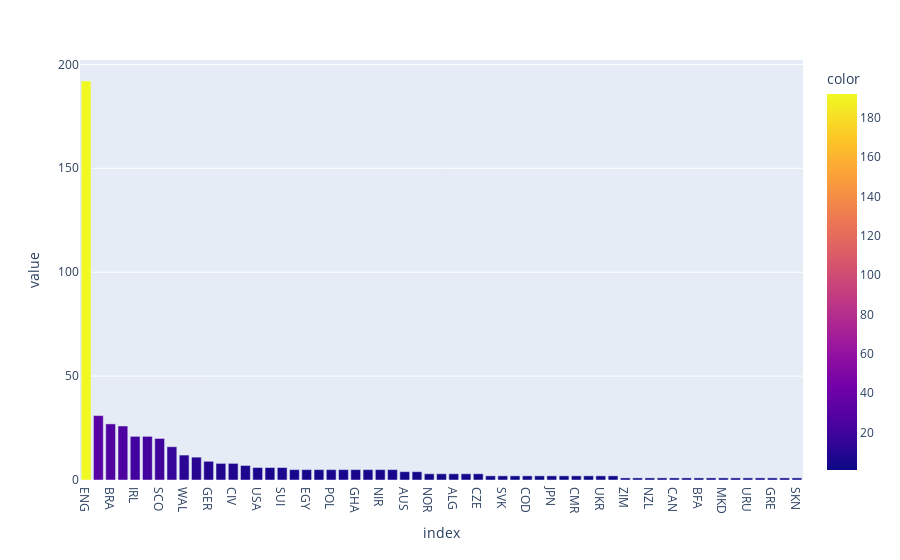

The code cell stored with this chart in its notebook:
### Code cell
px.bar(nat, color= nat)

### Figure 1 — Plotly figure (JSON) as saved in the notebook; plotly's stock layout.template omitted (floating-point values rounded to 4 significant figures)
{"data": [{"alignmentgroup": "True", "hovertemplate": "index=%{x}<br>value=%{y}<br>color=%{marker.color}<extra></extra>", "legendgroup": "", "marker": {"color": [192, 31, 27, 26, 21, 21, 20, 16, 12, 11, 9, 8, 8, 7, 6, 6, 6, 5, 5, 5, 5, 5, 5, 5, 5, 5, 4, 4, 3, 3, 3, 3, 3, 2, 2, 2, 2, 2, 2, 2, 2, 2, 2, 2, 1, 1, 1, 1, 1, 1, 1, 1, 1, 1, 1, 1, 1, 1, 1], "coloraxis": "coloraxis", "pattern": {"shape": ""}}, "name": "", "offsetgroup": "", "orientation": "v", "showlegend": false, "textposition": "auto", "type": "bar", "x": ["ENG", "FRA", "BRA", "ESP", "IRL", "POR", "SCO", "NED", "WAL", "BEL", "GER", "ARG", "CIV", "NGA", "USA", "DEN", "SUI", "SEN", "EGY", "ITA", "POL", "SWE", "GHA", "COL", "NIR", "TUR", "AUS", "SRB", "NOR", "ISL", "ALG", "JAM", "CZE", "GAB", "SVK", "MLI", "COD", "PAR", "JPN", "RSA", "CMR", "CRO", "UKR", "MAR", "ZIM", "MTN", "NZL", "IRN", "CAN", "MEX", "BFA", "AUT", "MKD", "BIH", "URU", "GUI", "GRE", "KOR", "SKN"], "xaxis": "x", "y": [192, 31, 27, 26, 21, 21, 20, 16, 12, 11, 9, 8, 8, 7, 6, 6, 6, 5, 5, 5, 5, 5, 5, 5, 5, 5, 4, 4, 3, 3, 3, 3, 3, 2, 2, 2, 2, 2, 2, 2, 2, 2, 2, 2, 1, 1, 1, 1, 1, 1, 1, 1, 1, 1, 1, 1, 1, 1, 1], "yaxis": "y"}], "layout": {"barmode": "relative", "coloraxis": {"colorbar": {"title": {"text": "color"}}, "colorscale": [[0, "#0d0887"], [0.1111, "#46039f"], [0.2222, "#7201a8"], [0.3333, "#9c179e"], [0.4444, "#bd3786"], [0.5556, "#d8576b"], [0.6667, "#ed7953"], [0.7778, "#fb9f3a"], [0.8889, "#fdca26"], [1, "#f0f921"]]}, "legend": {"tracegroupgap": 0}, "margin": {"t": 60}, "xaxis": {"anchor": "y", "domain": [0, 1], "title": {"text": "index"}}, "yaxis": {"anchor": "x", "domain": [0, 1], "title": {"text": "value"}}}}
